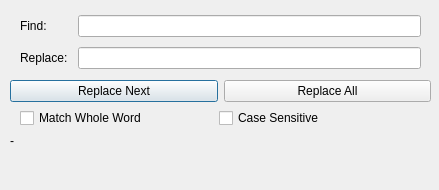
<?xml version="1.0" encoding="UTF-8"?>
<ui version="4.0">
 <class>FindReplace</class>
 <widget class="QDialog" name="FindReplace">
  <property name="geometry">
   <rect>
    <x>0</x>
    <y>0</y>
    <width>439</width>
    <height>190</height>
   </rect>
  </property>
  <property name="windowTitle">
   <string>Find and Replace</string>
  </property>
  <widget class="QWidget" name="verticalLayoutWidget">
   <property name="geometry">
    <rect>
     <x>10</x>
     <y>10</y>
     <width>421</width>
     <height>212</height>
    </rect>
   </property>
   <layout class="QVBoxLayout" name="verticalLayout">
    <item>
     <layout class="QGridLayout" name="gridLayout">
      <property name="leftMargin">
       <number>10</number>
      </property>
      <property name="topMargin">
       <number>5</number>
      </property>
      <property name="rightMargin">
       <number>10</number>
      </property>
      <property name="bottomMargin">
       <number>5</number>
      </property>
      <property name="spacing">
       <number>10</number>
      </property>
      <item row="2" column="1">
       <widget class="QLineEdit" name="lineEditReplace"/>
      </item>
      <item row="2" column="0">
       <widget class="QLabel" name="labelReplace">
        <property name="text">
         <string>Replace:</string>
        </property>
       </widget>
      </item>
      <item row="1" column="1">
       <widget class="QLineEdit" name="lineEditFind"/>
      </item>
      <item row="1" column="0">
       <widget class="QLabel" name="labelFind">
        <property name="text">
         <string>Find:</string>
        </property>
       </widget>
      </item>
     </layout>
    </item>
    <item>
     <layout class="QHBoxLayout" name="buttonsLayout">
      <item>
       <widget class="QPushButton" name="replaceNextButton">
        <property name="text">
         <string>Replace Next</string>
        </property>
       </widget>
      </item>
      <item>
       <widget class="QPushButton" name="replaceAllButton">
        <property name="text">
         <string>Replace All</string>
        </property>
       </widget>
      </item>
     </layout>
    </item>
    <item>
     <layout class="QHBoxLayout" name="optionsLayout">
      <property name="leftMargin">
       <number>10</number>
      </property>
      <property name="rightMargin">
       <number>20</number>
      </property>
      <item>
       <widget class="QCheckBox" name="wholeWordCheck">
        <property name="text">
         <string>Match Whole Word</string>
        </property>
       </widget>
      </item>
      <item>
       <widget class="QCheckBox" name="caseSensitiveCheck">
        <property name="text">
         <string>Case Sensitive</string>
        </property>
       </widget>
      </item>
     </layout>
    </item>
    <item>
     <widget class="QLabel" name="searchKeyReplaced">
      <property name="text">
       <string>-</string>
      </property>
     </widget>
    </item>
    <item>
     <spacer name="verticalSpacer">
      <property name="orientation">
       <enum>Qt::Orientation::Vertical</enum>
      </property>
      <property name="sizeHint" stdset="0">
       <size>
        <width>20</width>
        <height>40</height>
       </size>
      </property>
     </spacer>
    </item>
   </layout>
  </widget>
 </widget>
 <tabstops>
  <tabstop>lineEditFind</tabstop>
  <tabstop>lineEditReplace</tabstop>
  <tabstop>replaceNextButton</tabstop>
  <tabstop>replaceAllButton</tabstop>
 </tabstops>
 <resources/>
 <connections/>
</ui>
